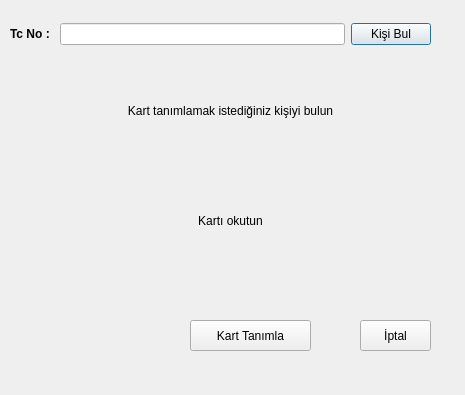
<?xml version="1.0" encoding="UTF-8"?>
<ui version="4.0">
 <class>Dialog</class>
 <widget class="QDialog" name="Dialog">
  <property name="geometry">
   <rect>
    <x>0</x>
    <y>0</y>
    <width>465</width>
    <height>395</height>
   </rect>
  </property>
  <property name="windowTitle">
   <string>Kart Tanımlama Ekranı</string>
  </property>
  <property name="windowIcon">
   <iconset resource="../icons/icons.qrc">
    <normaloff>:/icons/kart_tanimla.png</normaloff>:/icons/kart_tanimla.png</iconset>
  </property>
  <property name="windowOpacity">
   <double>1.000000000000000</double>
  </property>
  <widget class="QLabel" name="label_uyari">
   <property name="geometry">
    <rect>
     <x>10</x>
     <y>70</y>
     <width>441</width>
     <height>81</height>
    </rect>
   </property>
   <property name="font">
    <font>
     <pointsize>9</pointsize>
    </font>
   </property>
   <property name="text">
    <string>Kart tanımlamak istediğiniz kişiyi bulun</string>
   </property>
   <property name="alignment">
    <set>Qt::AlignCenter</set>
   </property>
  </widget>
  <widget class="QLabel" name="label_kisi">
   <property name="geometry">
    <rect>
     <x>10</x>
     <y>160</y>
     <width>441</width>
     <height>121</height>
    </rect>
   </property>
   <property name="font">
    <font>
     <pointsize>9</pointsize>
    </font>
   </property>
   <property name="text">
    <string>Kartı okutun</string>
   </property>
   <property name="alignment">
    <set>Qt::AlignCenter</set>
   </property>
  </widget>
  <widget class="QWidget" name="layoutWidget">
   <property name="geometry">
    <rect>
     <x>10</x>
     <y>20</y>
     <width>421</width>
     <height>28</height>
    </rect>
   </property>
   <layout class="QHBoxLayout" name="horizontalLayout">
    <item>
     <widget class="QLabel" name="label_tcBul">
      <property name="font">
       <font>
        <pointsize>9</pointsize>
        <weight>75</weight>
        <bold>true</bold>
       </font>
      </property>
      <property name="text">
       <string>Tc No : </string>
      </property>
     </widget>
    </item>
    <item>
     <widget class="QLineEdit" name="lineEdit_tcBul">
      <property name="font">
       <font>
        <pointsize>9</pointsize>
       </font>
      </property>
      <property name="inputMethodHints">
       <set>Qt::ImhDigitsOnly|Qt::ImhPreferNumbers</set>
      </property>
      <property name="maxLength">
       <number>11</number>
      </property>
      <property name="placeholderText">
       <string/>
      </property>
     </widget>
    </item>
    <item>
     <widget class="QPushButton" name="pushButton_kisiBul">
      <property name="text">
       <string>Kişi Bul</string>
      </property>
     </widget>
    </item>
   </layout>
  </widget>
  <widget class="QPushButton" name="pushButton_kartTanimla">
   <property name="geometry">
    <rect>
     <x>190</x>
     <y>320</y>
     <width>121</width>
     <height>31</height>
    </rect>
   </property>
   <property name="text">
    <string>Kart Tanımla</string>
   </property>
  </widget>
  <widget class="QPushButton" name="pushButton_iptal">
   <property name="geometry">
    <rect>
     <x>360</x>
     <y>320</y>
     <width>71</width>
     <height>31</height>
    </rect>
   </property>
   <property name="text">
    <string>İptal</string>
   </property>
  </widget>
 </widget>
 <resources>
  <include location="../icons/icons.qrc"/>
 </resources>
 <connections>
  <connection>
   <sender>pushButton_iptal</sender>
   <signal>released()</signal>
   <receiver>Dialog</receiver>
   <slot>reject()</slot>
   <hints>
    <hint type="sourcelabel">
     <x>389</x>
     <y>335</y>
    </hint>
    <hint type="destinationlabel">
     <x>232</x>
     <y>197</y>
    </hint>
   </hints>
  </connection>
 </connections>
</ui>
